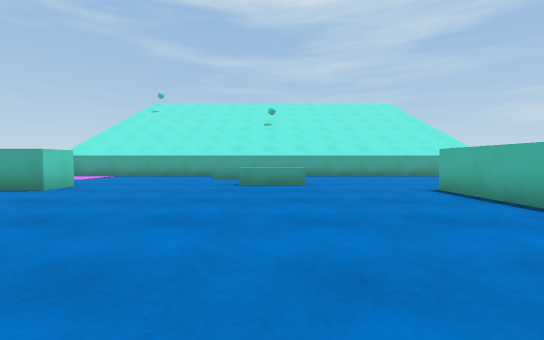
View 1 (above)

19 first-person views from a walk through a 3-D level made in the Unity game engine. The camera is 0.72 m above the floor, tilts 2° down and sees 90° across. The floor is counted in squares, 1 m on a side. Each view is taken from the middle of a square. On the plan, view 1 faces up. The plan holds only what a view shows up to about 9 squares ahead; the rest is blank. The place goes on beyond the plan. The player is left out.

View 2
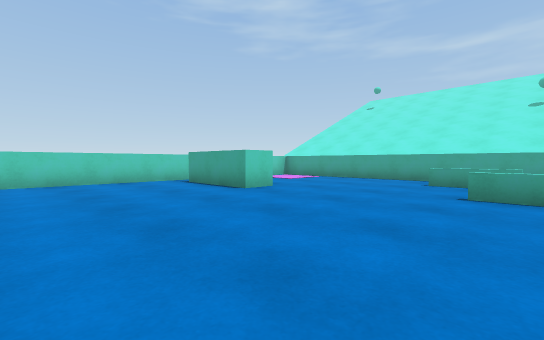

View 3
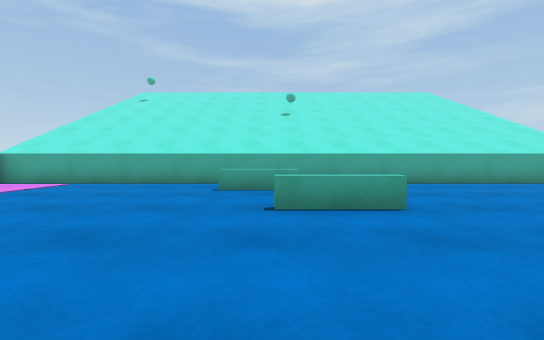

View 4
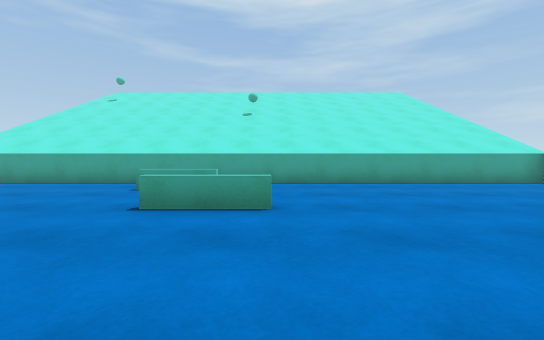

View 5
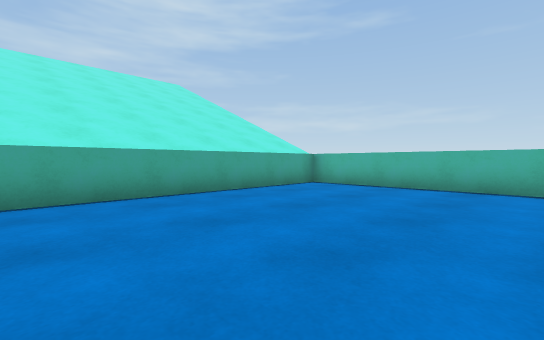

View 6
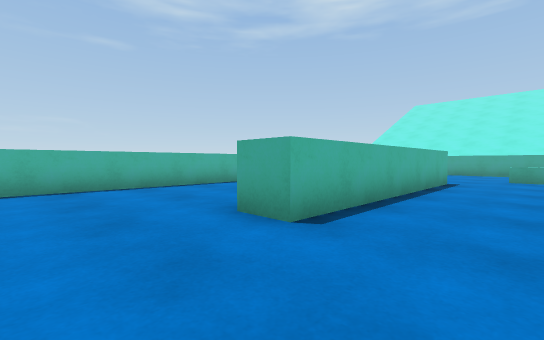

View 7
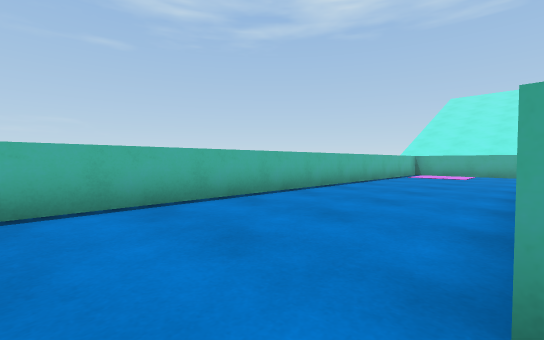

View 8
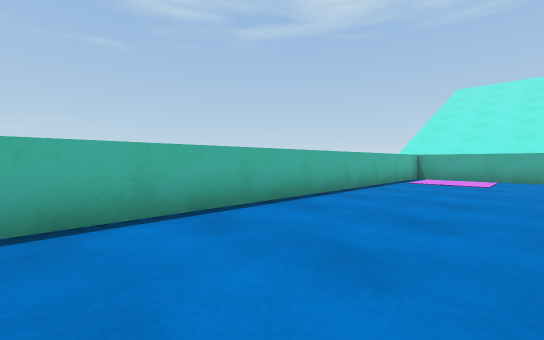

View 9
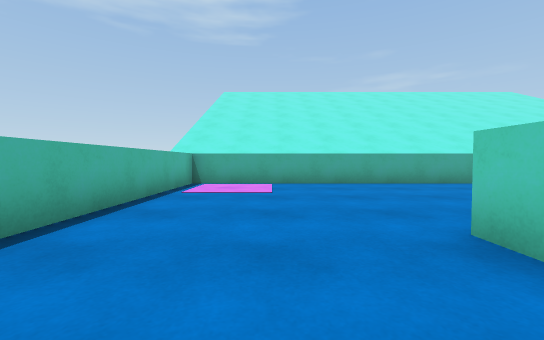

View 10
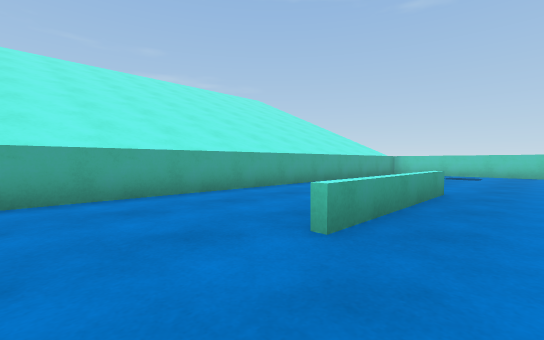

View 11
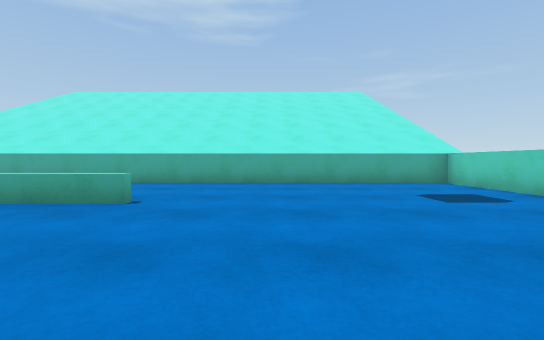

View 12
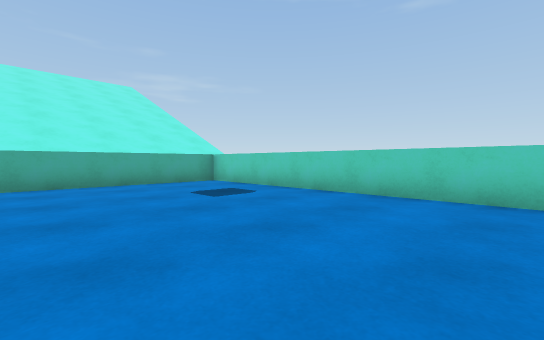

View 13
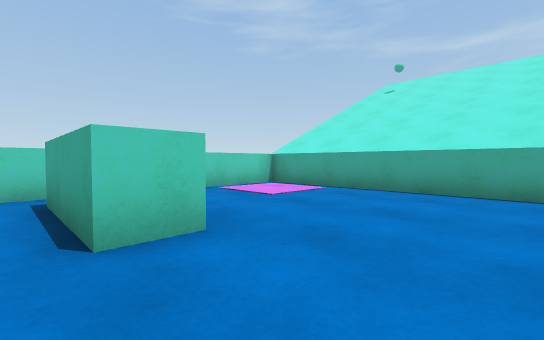

View 14
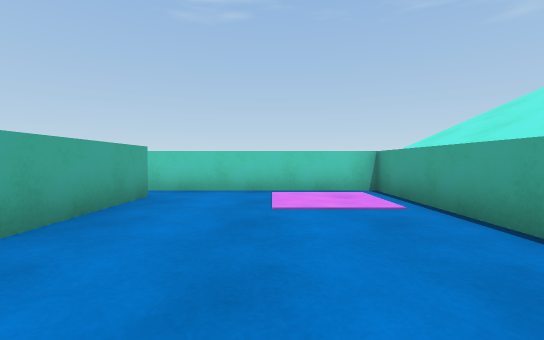

View 15
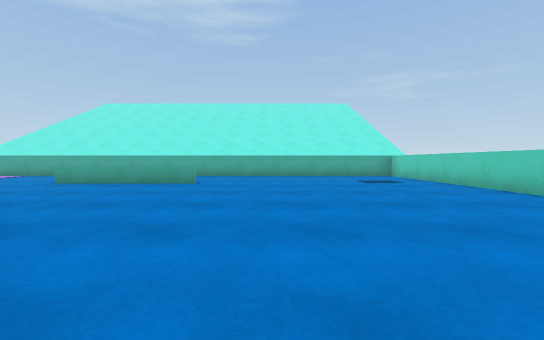

View 16
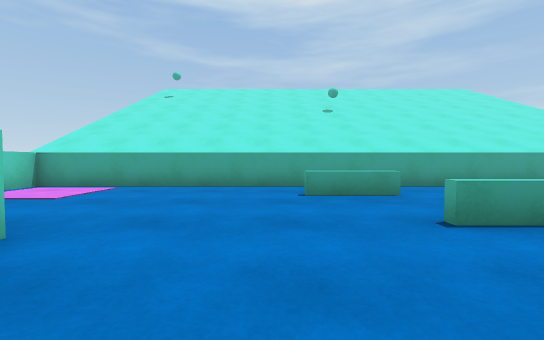

View 17
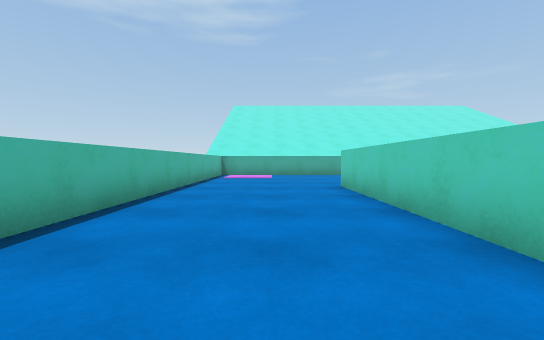

View 18
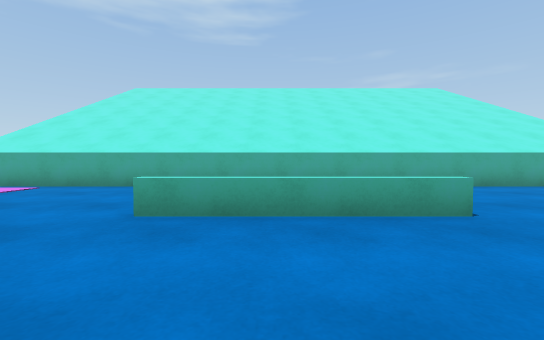

View 19
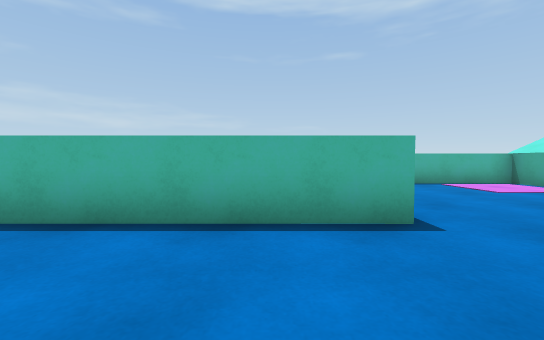

### Floor plan
Points are (right, up) in squares from view 1. A wall is a line through its corners. A room is listed if a view was taken in it or the views show most of it. See-through windows are left out.
Room 1 (views 1, 2, 3, 4, 5, 6, 7, 8, 9, 10, 11, 12, 13, 14, 15, 16, 17, 18, 19)
walls: (4.1, -0.6) (4.1, 6.6) (5.1, 6.6); (5.1, 5.1) (5.1, -0.6); (-8.5, 7.5) (-5.5, 7.5) (-5.5, 6.5) (-8.5, 6.5); (-9.5, -6.5) (9.5, -6.5) (9.5, 12.5) (-9.5, 12.5) (-9.5, -6.5)
low walls: (1, 8) (-1, 8); (-0.2, 10.6) (-2.4, 10.6)

Positions as (right, up) in squares from view 1, and headings:
1: (0, 0), facing up
2: (0, 2), facing up-left
3: (-1, 4), facing up
4: (1, 4), facing up
5: (2, 7), facing up-right
6: (2, 9), facing down-right
7: (5, 8), facing down-right
8: (6, 5), facing down-right
9: (7, 2), facing down
10: (5, -1), facing down-left
11: (-4, 2), facing down
12: (-4, 2), facing down-left
13: (-3, 6), facing up-left
14: (-3, 10), facing left
15: (-4, 6), facing down
16: (-3, 5), facing up
17: (7, 7), facing down
18: (1, 1), facing down
19: (1, 1), facing right
